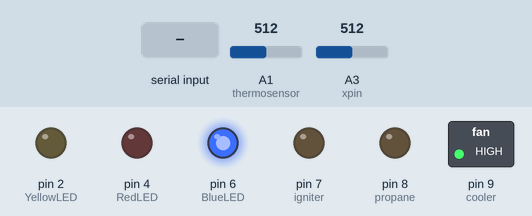
Simulated run of this sketch. Board: Arduino Uno, built with avr-gcc and run on an emulated ATmega328P. On the bench: switched loads named in the sketch (green lamp = pin HIGH), output pins drawn as LEDs (lit = HIGH). Inputs (shaded band) come from the test bench; at power-on: A1 (thermosensor) = 512, A3 (xpin) = 512. What the sketch prints to the serial monitor is not drawn.

Above: at 1.2 s.
1.3 s: A1 (thermosensor) set to 146
2.8 s: A1 (thermosensor) set to 138
At 3.7 s:
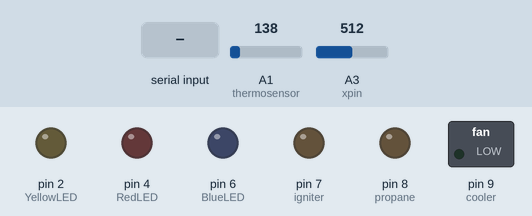
4.3 s: "90,45\n" received over Serial
At 4.59 s:
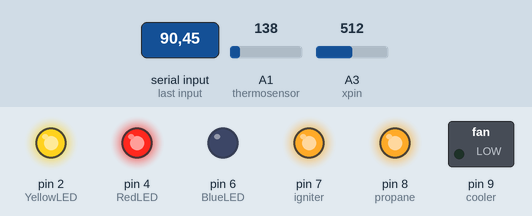
6.1 s: A3 (xpin) set to 410
7.6 s: A3 (xpin) set to 392
At 8.8 s:
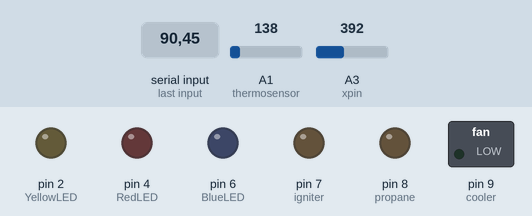
9.1 s: "5\n" received over Serial
At 10.1 s:
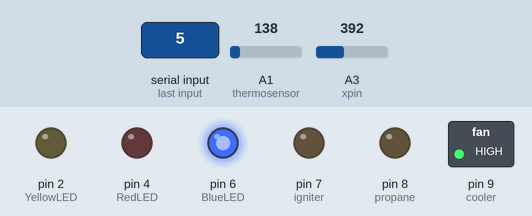
Timing chart, 0 to 12.1 s (numbered marks = the images above; inputs shaded):
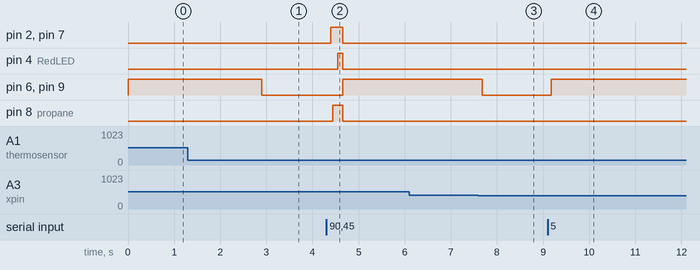

The sketch:

Merged_all_4a_short_ignite_thermosensor.ino
```cpp
////////////////////////////////////THERMISTOR_DECLERATIONS
// which analog pin to connect
#define THERMISTORPIN_RADIANT A0
#define THERMOSTORPIN_AIR A2
// resistance at 25 degrees C
#define THERMISTORNOMINAL 10000
// temp. for nominal resistance (almost always 25 C)
#define TEMPERATURENOMINAL 25
// how many samples to take and average, more takes longer
// but is more 'smooth'
#define NUMSAMPLES 5
// The beta coefficient of the thermistor (usually 3000-4000)
#define BCOEFFICIENT 3950
// the value of the 'other' resistor
#define SERIESRESISTOR 10000

int samples_rad [NUMSAMPLES];
int samples_air [NUMSAMPLES];


///////////////////////////////////FIRE_CONTROL_DECLERATIONS
/*
  This code turns on the fire when you heat up the thermistor.
  It also turns on LEDs for disgnostics.
*/

int igniter = 7;
int propane = 8;
int cooler = 9;
int BlueLED = 6;    // actually not used
int YellowLED = 2;  // actually not used
int RedLED = 4;    // actually not used
int thermosensor = A1;
int SetpointHeat = 60;
int SetpointCool;  // maybe make independent later
boolean FireOn = false;
boolean CoolingOn = false;
float arccos = 0;
float KnobSetpointPrevious = 0;


//////////////////////////////////ACCELEROMETER DECLERATIONS
/*
 ADXL3xx
 The circuit:
 analog 0: accelerometer self test
 analog 1: z-axis
 analog 2: y-axis
 analog 3: x-axis

*/

// these constants describe the pins. They won't change:
const int xpin = A3;                  // x-axis of the accelerometer
//const int ypin = A2;                  // y-axis
//const int zpin = A1;                  // z-axis (only on 3-axis models)


#define acosf acos;


void setup(void) {
    Serial.begin(115200);


  pinMode(igniter, OUTPUT);
  pinMode(propane, OUTPUT);
  pinMode(cooler, OUTPUT);
  pinMode(YellowLED, OUTPUT);
  pinMode(RedLED, OUTPUT);
  pinMode(BlueLED, OUTPUT);


}


void loop(void) {
  uint8_t i;
  float average_rad;
  float average_air;
  float OperativeTemp;


/////////////////////////////////READ THERMOSENSOR (NOT NORMALLY USED!)
    //read & print temperature from 3-pinthermosensor:
        // read the input on analog pin 0:
        int sensorValue = analogRead(thermosensor);
        // Convert the analog reading (which goes from 0 - 1023) to a voltage (0 - 5V):
        float voltage = sensorValue * (5.0 / 1023.0);
        float temperatureC = (voltage - 0.5) * 100 ;  //converting from 10 mv per degree wit 500 mV offset
        float fahrenheit_rad = temperatureC * 9/5 + 32;
        // print out the value you read:
        // Serial.print("Temperature: ");  Serial.print(temperatureF);
//DONE READING THERMOSESNSOR, BUT ALSO COMMENT OUT THE LINE IN DECLARATIONS
//READING PIN A1, THAT'S ONLY NEEDED HERE.


 ///////////////////////////////////////////////READ RADIANT TEMP
//
//  // take N samples in a row, with a slight delay
//  for (i=0; i< NUMSAMPLES; i++) {
//   samples_rad[i] = analogRead(THERMISTORPIN_RADIANT);
//   delay(10);
//  }
//
//  // average all the samples out
//  average_rad = 0;
//  for (i=0; i< NUMSAMPLES; i++) {
//     average_rad += samples_rad[i];
//  }
//  average_rad /= NUMSAMPLES;
//
// // Serial.print("Average analog reading ");
// // Serial.println(average_rad);
//
//  // convert the value to resistance
//  average_rad = 1023 / average_rad - 1;
//  average_rad = SERIESRESISTOR / average_rad;
//// Serial.print("Thermistor resistance ");
////  Serial.println(average_radiant);
//
//  float steinhart_rad;
//  steinhart_rad = average_rad / THERMISTORNOMINAL;     // (R/Ro)
//  steinhart_rad = log(steinhart_rad);                  // ln(R/Ro)
//  steinhart_rad /= BCOEFFICIENT;                   // 1/B * ln(R/Ro)
//  steinhart_rad += 1.0 / (TEMPERATURENOMINAL + 273.15); // + (1/To)
//  steinhart_rad = 1.0 / steinhart_rad;                 // Invert
//  steinhart_rad -= 273.15;                         // convert to C
//  float fahrenheit_rad = steinhart_rad * 9/5 + 32;     // convert to F
//
  Serial.print("Radiant Temp: ");
  Serial.print(fahrenheit_rad);
  Serial.print(" *F");
  Serial.print('\t');

 //////////////////////////////////READ AIR TEMP
//
//  // take N samples in a row, with a slight delay
//  for (i=0; i< NUMSAMPLES; i++) {
//   samples_air[i] = analogRead(THERMOSTORPIN_AIR);
//   //delay(10);
//  }
//
//  // average all the samples out
//  average_air = 0;
//  for (i=0; i< NUMSAMPLES; i++) {
//     average_air += samples_air[i];
//  }
//  average_air /= NUMSAMPLES;
//
// // Serial.print("Average analog reading ");
// // Serial.println(average);
//
//  // convert the value to resistance
//  average_air = 1023 / average_air - 1;
//  average_air = SERIESRESISTOR / average_air;
// // Serial.print("Thermistor resistance ");
// // Serial.println(average_air);
//
//  float steinhart_air;
//  steinhart_air = average_air / THERMISTORNOMINAL;     // (R/Ro)
//  steinhart_air = log(steinhart_air);                  // ln(R/Ro)
//  steinhart_air /= BCOEFFICIENT;                   // 1/B * ln(R/Ro)
//  steinhart_air += 1.0 / (TEMPERATURENOMINAL + 273.15); // + (1/To)
//  steinhart_air = 1.0 / steinhart_air;                 // Invert
//  steinhart_air -= 273.15;                         // convert to C
  float fahrenheit_air = fahrenheit_air * 9/5 + 32;     // convert to F
//
//  //Since hardware for air temp sensor not working yet, just set equal to radiant temp:
   fahrenheit_air = fahrenheit_rad;
//   //delete that when air temp sensor working!
//
//
//  //Serial.print("Air Temp (fake): ");
//  //Serial.print(fahrenheit_air);
//  //Serial.print(" *F");
//  //Serial.print('\t');
//

 ////////////////////////////////// calc operative temp
 OperativeTemp = (fahrenheit_rad + fahrenheit_air)/2;

  //Serial.print("Operative Temp: ");
  //Serial.print(OperativeTemp);
  //Serial.print(" *F");
  //Serial.print('\t');


////////////////////////////////////////ACCELEROMETER

 // print the sensor values:
 // Serial.print(analogRead(xpin));
  // print a tab between values:
 // Serial.print("\t");
  //Serial.print(analogRead(ypin));
  // print a tab between values:
 // Serial.print("\t");
  //Serial.print(analogRead(zpin));
  //print a linefeed:

  float cosine = analogRead(xpin) * (-0.0152) + 4.97;

  if (cosine > 1) {
    cosine = 1;}
  if (cosine < (-1)) {
    cosine = -1;}

  arccos = acos(cosine);
  int KnobSetpoint = arccos * (-10.308) + 91.905;
  Serial.print("knobSetpoint: ");
  Serial.print(KnobSetpoint);
  Serial.print("    ");
  Serial.print("knobSetPrev: ");
  Serial.print(KnobSetpointPrevious);
  Serial.print("    ");


  //Knob sets temp setpoint IF THE KNOB POSITION HAS CHANGED:
  if (KnobSetpoint == KnobSetpointPrevious) {}
  else {
        SetpointHeat = KnobSetpoint;
        KnobSetpointPrevious = KnobSetpoint;
       }

  //done setting temp setpoint


 // Serial.print(arccos);
 //   Serial.print("\t");
 //   Serial.print("Set temperature: *F");
 //   Serial.print(SetpointHeat);
 //   Serial.print('\t');
 // delay before next reading:
 //delay(500);


 ////////////////////////////////// HEATING / COOLING CONTROL


  //read serial for setpoint change:
   if (Serial.available()) {
        /* read the most recent byte */
        SetpointHeat = Serial.parseInt();
       }
       int SetpointCool = SetpointHeat + 5;  // resetting just in case
  //done reading for setpoint change


    Serial.print("      SetpointHeat: ");  Serial.print(SetpointHeat);
    Serial.print("      SetpointCool: ");  Serial.print(SetpointCool);
    Serial.print("      FireOn: ");  Serial.print(FireOn);
    Serial.print("      CoolingOn: ");  Serial.print(CoolingOn);
    Serial.println();

    //done reading & displaying temperature


    ////////////////////////// THE IMPORTANT PART OF HEATING / COOLING:
    //Turn on fire if it's cool, turn on cooling if it's warm.
    //Turn everything off if temp in spec.
    //light up red LED for heating & blue LED for cooling:
    if(OperativeTemp < SetpointHeat) {
          // turn off cooling:
          digitalWrite(cooler, LOW);
          CoolingOn = false;
          digitalWrite(BlueLED, LOW);

          //turn fire on!
          if(FireOn == false) {
             digitalWrite(igniter, HIGH);    // turn on igniter
             digitalWrite(YellowLED, HIGH);
             delay(50);                     // wait for igniter to heat up
             digitalWrite(propane, HIGH);    // turn on propane
             delay(100);                    //blow fire for a second before resetting
             FireOn = true;
             digitalWrite(RedLED, HIGH);

            }
            else{}

         }
       else {
              if(OperativeTemp > SetpointCool) {
                   //Turn off fire:
                   digitalWrite(igniter, LOW);  // turn off igniter
                   digitalWrite(propane, LOW);  //turn off propane
                   FireOn = false;
                   digitalWrite(RedLED, LOW);
                   digitalWrite(YellowLED, LOW);

                   //Turn on cooling:
                   digitalWrite(cooler, HIGH);
                   CoolingOn = true;
                   digitalWrite(BlueLED, HIGH);

                 }

                else {       // temperature is juuuuust right
                       //Turn off cooling:
                       digitalWrite(cooler, LOW);
                       CoolingOn = false;
                       digitalWrite(BlueLED, LOW);

                       //Turn off fire
                       digitalWrite(igniter, LOW);  // turn off igniter
                       digitalWrite(propane, LOW);  //turn off propane
                       FireOn = false;
                       digitalWrite(RedLED, LOW);
                       digitalWrite(YellowLED, LOW);
                      }
           }

  delay(100);               // wait for a tad
}
```

Measured:
- the behaviour switches between 139 and 138 on A1 (thermosensor) (found by bisection; images 0 and 1)
- the behaviour switches between 393 and 392 on A3 (xpin) (found by bisection; images 2 and 3)
- after the input at 1.3 s, every drawn part: stays the same
- after the input at 2.8 s, pin 6 (BlueLED), pin 9 (cooler): HIGH → LOW after 0.10 s
- after the input at 4.3 s, pin 2 (YellowLED), pin 7 (igniter): LOW → HIGH after 0.09 s, → LOW 0.26 s later; pin 4 (RedLED): LOW → HIGH after 0.24 s, → LOW 0.11 s later; pin 6 (BlueLED), pin 9 (cooler): LOW → HIGH after 0.35 s; pin 8 (propane): LOW → HIGH after 0.14 s, → LOW 0.21 s later
- after the input at 6.1 s, every drawn part: stays the same
- after the input at 7.6 s, pin 6 (BlueLED), pin 9 (cooler): HIGH → LOW after 0.08 s
- after the input at 9.1 s, pin 6 (BlueLED), pin 9 (cooler): LOW → HIGH after 0.08 s
